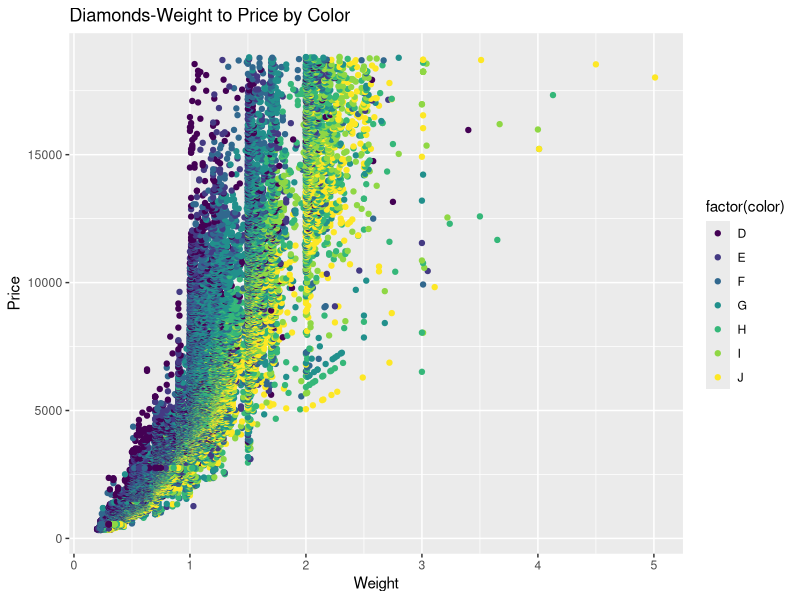
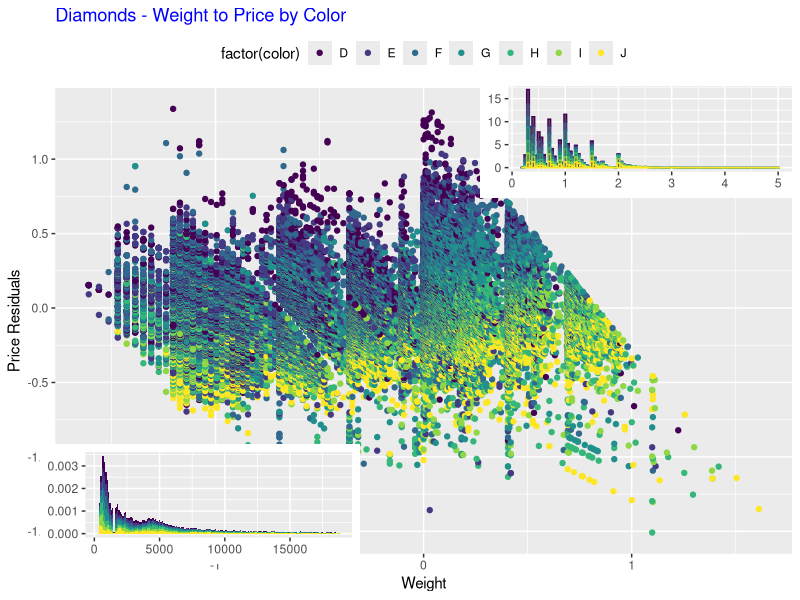

Write R code to recreate these figures, in order.
#Overall Comments: Good start! Practise more to be good format to keep your code clear, efficient and readable.


library("ggplot2") #import ggplot2
library("grid") #import grid package
data(diamonds)

#Question 2 Create a simple scatter plot of Weight ("Carat") and Price using Color (the	
#"Color" column in the	diamonds dataframe) as a facet. This might the precursor for	
#developing	a	model to predict price given some characteristic like weight. Notice that the	
#relationship is non-linear. If we wanted to build a linear model, this would violate one of the	
#assumptions.
layer1 = ggplot(diamonds, aes(carat, price, color = factor(color)))
dots = layer1 + geom_point() + xlab("Weight") + ylab("Price") + labs(title = "Diamonds - Weight to Price by Color") + theme(plot.title = element_text(color = "blue"))
#create a scatter plot of Weight ("Carat") and Price using Color (the "Color" column in the diamonds dataframe) as a facet. Moreover, set the title color as blue using theme()

#Comments:It is good to start with layer understanding of ggplot but I suggest one better format for ggplot you may refer
ggplot(diamonds,aes(carat,price))+geom_point(aes(color=factor(color)))+labs(title="Diamonds-Weight to Price by Color",x='Weight',y='Price')
#And one more questions for your code is you still need to output the variable you have defined to see the plot. Like you defined your
#plot with "dots" variable, there is no plot generated, you still need to output the plot. But you didn't lose points here.

#Question 3 Let's remove the non-linearity and replot. Think about transforming both price	
#and weight. Given that we are working with dollars (Price); the first transformation we	
#might try is the natural log. Add the transformed columns to the dataframe and replot.
cbind(log(diamonds$carat), log(diamonds$price)) #add the transformed columns to the dataframe
layer2 = ggplot(diamonds, aes(log(carat), log(price), color = factor(color)))
dots2 = layer2 + geom_point() + xlab("Weight") + ylab("Price") + labs(title = "Diamonds - Weight to Price (Linear)") + theme(plot.title = element_text(colour = "blue"))
#remove the non-linearity by transforming both price and weight with natural log, and replot.

#Question 4 Remove the linear trend (create	a linear model and use the transformed weight	
#on the x-axis and the residuals on the	y-axis). If there is a relationship that can be modeled	
#with	a linear regression model, then the residuals should be randomly distributed. The	
#resulting plot visually indicates there is possibly some heteroscedasticity to manage.
linear_model <- lm(log(price)~log(carat),diamonds) #create a linear model
layer3 = ggplot(diamonds, aes(log(carat),resid(linear_model), color = factor(color)))
dots3 = layer3 + geom_point() + xlab("Weight") + ylab("Price Residuals") + labs(title = "Diamonds - Weight to Price by Color") + theme(legend.position = 'top', plot.title = element_text(colour = "blue")) #make the tile blue

#Question 5 Use the grid package to create the following overlay of three plots. The	
#histogram on the bottom left is a density histogram of the price and the histogram on the	
#upper right is a density histogram of carat. One way to create this plot is using viewports.

#create the main plot
linear_model <- lm(log(price)~log(carat),diamonds)
layer3 = ggplot(diamonds, aes(log(carat),resid(linear_model), color = factor(color)))
dots3 = layer3 + geom_point() + xlab("Weight") + ylab("Price Residuals") + labs(title = "Diamonds - Weight to Price by Color") + theme(plot.title=element_text(colour='blue'),legend.position='top') + guides(col = guide_legend(nrow=1))
#guides() lines up legend into one row

#create the density histogram for price
hist_price <- ggplot(diamonds, aes(price, fill = color)) + geom_histogram(aes(y = ..density..), binwidth = 100) + xlab(NULL) + ylab(NULL) + theme(legend.position = "none")

#create the density histogram for weight
hist_carat <- ggplot(diamonds, aes(carat, colour = color)) + geom_histogram(aes(y = ..density..), binwidth = 0.05) + xlab(NULL) + ylab(NULL) + theme(legend.position = " none")

vp1 <- viewport(x = 0.25, y = 0.16, width = 0.4, height = 0.2) #find the postion for hist_price 
vp2 <- viewport(x = 0.80, y = 0.77, width = 0.4, height = 0.2) #the position for hist_carat
#plot hist_price and hist_carat over the main plot dots3
print(dots3)
print(hist_price, vp = vp1)
print(hist_carat, vp = vp2)




